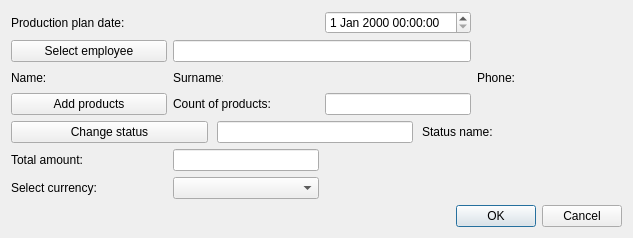
<?xml version="1.0" encoding="UTF-8"?>
<ui version="4.0">
 <class>CreateProductionPlan</class>
 <widget class="QDialog" name="CreateProductionPlan">
  <property name="geometry">
   <rect>
    <x>0</x>
    <y>0</y>
    <width>633</width>
    <height>238</height>
   </rect>
  </property>
  <property name="windowTitle">
   <string>Create/Update production plan</string>
  </property>
  <property name="locale">
   <locale language="English" country="UnitedStates"/>
  </property>
  <property name="modal">
   <bool>false</bool>
  </property>
  <layout class="QGridLayout" name="gridLayout">
   <property name="leftMargin">
    <number>11</number>
   </property>
   <property name="topMargin">
    <number>11</number>
   </property>
   <property name="rightMargin">
    <number>11</number>
   </property>
   <property name="bottomMargin">
    <number>11</number>
   </property>
   <item row="5" column="2">
    <widget class="QLineEdit" name="sumEdit">
     <property name="readOnly">
      <bool>true</bool>
     </property>
    </widget>
   </item>
   <item row="1" column="2" colspan="2">
    <widget class="QLineEdit" name="employeeEdit">
     <property name="toolTip">
      <string>&lt;html&gt;&lt;head/&gt;&lt;body&gt;&lt;p&gt;Enter employee ID&lt;/p&gt;&lt;/body&gt;&lt;/html&gt;</string>
     </property>
     <property name="readOnly">
      <bool>true</bool>
     </property>
    </widget>
   </item>
   <item row="2" column="1">
    <widget class="QLabel" name="empNamePh">
     <property name="minimumSize">
      <size>
       <width>100</width>
       <height>0</height>
      </size>
     </property>
     <property name="font">
      <font>
       <family>Times New Roman</family>
       <pointsize>12</pointsize>
       <weight>75</weight>
       <italic>true</italic>
       <bold>true</bold>
      </font>
     </property>
     <property name="text">
      <string/>
     </property>
    </widget>
   </item>
   <item row="7" column="0" colspan="6">
    <layout class="QHBoxLayout" name="horizontalLayout">
     <item>
      <spacer name="horizontalSpacer">
       <property name="orientation">
        <enum>Qt::Horizontal</enum>
       </property>
       <property name="sizeHint" stdset="0">
        <size>
         <width>40</width>
         <height>20</height>
        </size>
       </property>
      </spacer>
     </item>
     <item>
      <widget class="QPushButton" name="okBtn">
       <property name="text">
        <string>OK</string>
       </property>
      </widget>
     </item>
     <item>
      <widget class="QPushButton" name="cancelBtn">
       <property name="text">
        <string>Cancel</string>
       </property>
      </widget>
     </item>
    </layout>
   </item>
   <item row="2" column="0">
    <widget class="QLabel" name="empNameLb">
     <property name="minimumSize">
      <size>
       <width>50</width>
       <height>0</height>
      </size>
     </property>
     <property name="maximumSize">
      <size>
       <width>50</width>
       <height>16777215</height>
      </size>
     </property>
     <property name="text">
      <string>Name:</string>
     </property>
    </widget>
   </item>
   <item row="2" column="3">
    <widget class="QLabel" name="empSurnamePh">
     <property name="minimumSize">
      <size>
       <width>100</width>
       <height>0</height>
      </size>
     </property>
     <property name="font">
      <font>
       <family>Times New Roman</family>
       <pointsize>12</pointsize>
       <weight>75</weight>
       <italic>true</italic>
       <bold>true</bold>
      </font>
     </property>
     <property name="text">
      <string/>
     </property>
    </widget>
   </item>
   <item row="2" column="4">
    <widget class="QLabel" name="empPhoneLb">
     <property name="text">
      <string>Phone:</string>
     </property>
    </widget>
   </item>
   <item row="2" column="2">
    <widget class="QLabel" name="empSurnameLb">
     <property name="minimumSize">
      <size>
       <width>50</width>
       <height>0</height>
      </size>
     </property>
     <property name="maximumSize">
      <size>
       <width>50</width>
       <height>16777215</height>
      </size>
     </property>
     <property name="text">
      <string>Surname:</string>
     </property>
    </widget>
   </item>
   <item row="2" column="5">
    <widget class="QLabel" name="empPhonePh">
     <property name="minimumSize">
      <size>
       <width>100</width>
       <height>0</height>
      </size>
     </property>
     <property name="font">
      <font>
       <family>Times New Roman</family>
       <pointsize>12</pointsize>
       <weight>75</weight>
       <italic>true</italic>
       <bold>true</bold>
      </font>
     </property>
     <property name="text">
      <string/>
     </property>
    </widget>
   </item>
   <item row="6" column="0" colspan="2">
    <widget class="QLabel" name="currencyLb">
     <property name="text">
      <string>Select currency:</string>
     </property>
    </widget>
   </item>
   <item row="5" column="0" colspan="2">
    <widget class="QLabel" name="sumLb">
     <property name="text">
      <string>Total amount:</string>
     </property>
    </widget>
   </item>
   <item row="3" column="3">
    <widget class="QLineEdit" name="prodCountEdit">
     <property name="readOnly">
      <bool>true</bool>
     </property>
    </widget>
   </item>
   <item row="3" column="2">
    <widget class="QLabel" name="prodCountLb">
     <property name="text">
      <string>Count of products:</string>
     </property>
    </widget>
   </item>
   <item row="1" column="0" colspan="2">
    <widget class="QPushButton" name="employeeBtn">
     <property name="text">
      <string>Select employee</string>
     </property>
    </widget>
   </item>
   <item row="6" column="2">
    <widget class="QComboBox" name="currencyCmb"/>
   </item>
   <item row="0" column="3">
    <widget class="QDateTimeEdit" name="dateEdit"/>
   </item>
   <item row="3" column="0" colspan="2">
    <widget class="QPushButton" name="addProdBtn">
     <property name="text">
      <string>Add products</string>
     </property>
    </widget>
   </item>
   <item row="4" column="0" colspan="6">
    <widget class="QWidget" name="statusWidget" native="true">
     <layout class="QHBoxLayout" name="horizontalLayout_3">
      <property name="spacing">
       <number>9</number>
      </property>
      <property name="leftMargin">
       <number>0</number>
      </property>
      <property name="topMargin">
       <number>0</number>
      </property>
      <property name="rightMargin">
       <number>0</number>
      </property>
      <property name="bottomMargin">
       <number>0</number>
      </property>
      <item>
       <widget class="QPushButton" name="statusBtn">
        <property name="sizePolicy">
         <sizepolicy hsizetype="Fixed" vsizetype="Fixed">
          <horstretch>0</horstretch>
          <verstretch>0</verstretch>
         </sizepolicy>
        </property>
        <property name="minimumSize">
         <size>
          <width>197</width>
          <height>0</height>
         </size>
        </property>
        <property name="text">
         <string>Change status</string>
        </property>
       </widget>
      </item>
      <item>
       <widget class="QLineEdit" name="statusEdit">
        <property name="readOnly">
         <bool>true</bool>
        </property>
       </widget>
      </item>
      <item>
       <widget class="QLabel" name="statusLb">
        <property name="text">
         <string>Status name:</string>
        </property>
       </widget>
      </item>
      <item>
       <widget class="QLabel" name="statusPh">
        <property name="minimumSize">
         <size>
          <width>120</width>
          <height>0</height>
         </size>
        </property>
        <property name="font">
         <font>
          <family>Times New Roman</family>
          <pointsize>12</pointsize>
          <weight>75</weight>
          <italic>true</italic>
          <bold>true</bold>
         </font>
        </property>
        <property name="text">
         <string/>
        </property>
       </widget>
      </item>
     </layout>
    </widget>
   </item>
   <item row="0" column="0" colspan="2">
    <widget class="QLabel" name="dateLb">
     <property name="text">
      <string>Production plan date:</string>
     </property>
    </widget>
   </item>
  </layout>
 </widget>
 <tabstops>
  <tabstop>employeeBtn</tabstop>
  <tabstop>addProdBtn</tabstop>
  <tabstop>okBtn</tabstop>
  <tabstop>cancelBtn</tabstop>
 </tabstops>
 <resources/>
 <connections/>
</ui>
